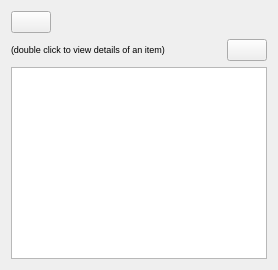
     <widget class="QWidget" name="tab_6">
      <attribute name="icon">
       <iconset theme="system-users">
        <normaloff>../../../../../../../../.designer/backup</normaloff>../../../../../../../../.designer/backup</iconset>
      </attribute>
      <attribute name="title">
       <string>Users</string>
      </attribute>
      <layout class="QVBoxLayout" name="verticalLayout_7">
       <item>
        <layout class="QHBoxLayout" name="horizontalLayout_6">
         <item>
          <widget class="QPushButton" name="cmdUsersBack">
           <property name="text">
            <string/>
           </property>
           <property name="icon">
            <iconset theme="go-previous">
             <normaloff>../../../../../../../../../../../../../../../../../../../../../../../../../../.designer/backup</normaloff>../../../../../../../../../../../../../../../../../../../../../../../../../../.designer/backup</iconset>
           </property>
          </widget>
         </item>
         <item>
          <widget class="QLabel" name="usersLabel">
           <property name="text">
            <string/>
           </property>
          </widget>
         </item>
         <item>
          <spacer name="horizontalSpacer_7">
           <property name="orientation">
            <enum>Qt::Horizontal</enum>
           </property>
           <property name="sizeHint" stdset="0">
            <size>
             <width>40</width>
             <height>20</height>
            </size>
           </property>
          </spacer>
         </item>
        </layout>
       </item>
       <item>
        <layout class="QHBoxLayout" name="horizontalLayout_7">
         <item>
          <widget class="QLabel" name="tipUsersLabel">
           <property name="text">
            <string>&lt;html&gt;&lt;head/&gt;&lt;body&gt;&lt;p&gt;&lt;span style=&quot; font-size:7pt;&quot;&gt;(double click to view details of an item)&lt;/span&gt;&lt;/p&gt;&lt;/body&gt;&lt;/html&gt;</string>
           </property>
          </widget>
         </item>
         <item>
          <spacer name="horizontalSpacer_12">
           <property name="orientation">
            <enum>Qt::Horizontal</enum>
           </property>
           <property name="sizeHint" stdset="0">
            <size>
             <width>40</width>
             <height>20</height>
            </size>
           </property>
          </spacer>
         </item>
         <item>
          <widget class="QPushButton" name="cmdCleanUsers">
           <property name="text">
            <string/>
           </property>
           <property name="icon">
            <iconset theme="edit-clear-all">
             <normaloff>../../../../../../../../../../../../../../../../../../../../../../../../../../.designer/backup</normaloff>../../../../../../../../../../../../../../../../../../../../../../../../../../.designer/backup</iconset>
           </property>
          </widget>
         </item>
        </layout>
       </item>
       <item>
        <widget class="QTableView" name="usersTable">
         <property name="sortingEnabled">
          <bool>false</bool>
         </property>
         <property name="cornerButtonEnabled">
          <bool>false</bool>
         </property>
         <attribute name="horizontalHeaderStretchLastSection">
          <bool>true</bool>
         </attribute>
         <attribute name="verticalHeaderStretchLastSection">
          <bool>false</bool>
         </attribute>
        </widget>
       </item>
      </layout>
     </widget>
